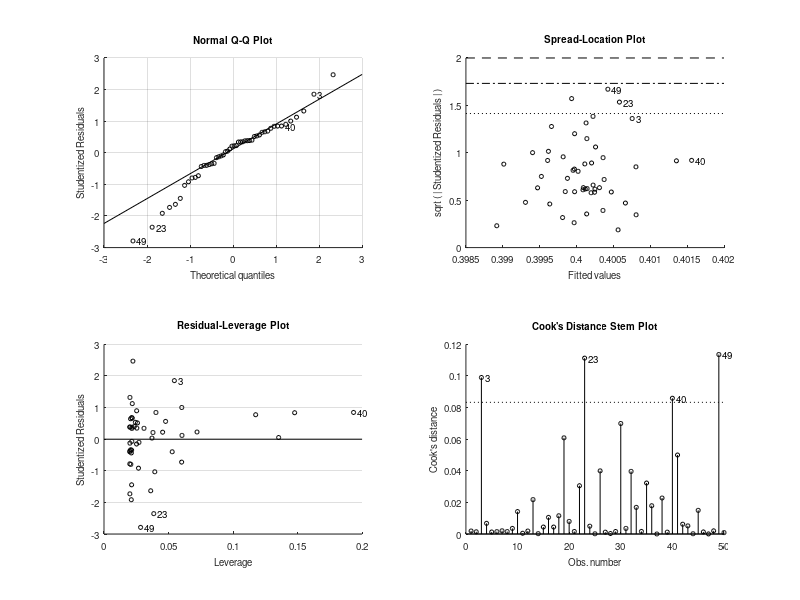

Here is the MATLAB script that generated this plot: (Note: this script raises an error after producing the figure.)
% model behavioral variance explained as a function of behavioral persistence
% and true correlation between latent variable of interest with behavior
% Matt Churgin, de Bivort lab 2019
clear all
close all

numflies=50; % number of flies
iters=100; % number of iterations
nsteps=50; % num steps for x-y axis. 40 is a good chioce

behaviorcorr=[0:1/nsteps:1];
trueLatentCorr=[0:1/nsteps:1];

% behavior is assumed to come from a normal distribution
meanBehavior=0.4; % population mean behavioral measurement
standarddevBehavior=0.1; % population behavioral standard deviation 

varianceExplained=zeros(iters,length(behaviorcorr),length(trueLatentCorr));
corrc=zeros(iters,length(behaviorcorr),length(trueLatentCorr));

for i=1:iters
    flyData{i}=zeros(numflies,3,length(behaviorcorr),length(trueLatentCorr));
    for k=1:length(behaviorcorr)
        for kk=1:length(trueLatentCorr)
            
            firstrandomnumber=standarddevBehavior*randn(numflies,1);
            secondrandomnumber=standarddevBehavior*randn(numflies,1);
            thirdrandomnumber=standarddevBehavior*randn(numflies,1);
            
            % generate each fly's behavior measurement
            measuredbehavior=meanBehavior+firstrandomnumber*standarddevBehavior;
            
            % generate expected fly behavior at time of latent predictor measurement (dependent on
            % behavioral persistence correlation value, behaviorcorr(k))
            expectedBehavior=meanBehavior+behaviorcorr(k)*firstrandomnumber+sqrt(1-behaviorcorr(k)^2)*secondrandomnumber;
            
            % generate ideal behavior predicted from imaging (dependent on
            % true correlation between latent predictor and behavior, trueLatentCorr(kk))
            behaviorPredictionIdeal=meanBehavior+(expectedBehavior-meanBehavior)*trueLatentCorr(kk)+thirdrandomnumber*(sqrt(1-trueLatentCorr(kk)^2));
            
            flyData{i}(:,:,k,kk)=[measuredbehavior expectedBehavior behaviorPredictionIdeal];
            
            % predict measuredbehavior from behaviorPredictionIdeal
            linmodel=fitlm(flyData{i}(:,3,k,kk),flyData{i}(:,1,k,kk));
            
            % save R^2
            varianceExplained(i,k,kk)=linmodel.Rsquared.Ordinary;
            
            % save corr coefficient
            [r p]=corrcoef(flyData{i}(:,3,k,kk),flyData{i}(:,1,k,kk));
            corrc(i,k,kk)=r(1,2);
        end
    end
    disp(['iteration ' num2str(i) ' of ' num2str(iters)])
end
finalVarianceExplained=squeeze(mean(varianceExplained,1));
finalCorrc=squeeze(mean(corrc,1));
disp('done :)')

save neuralactivitybehavior_model
%%
clear all 
close all
load neuralactivitybehavior_model

figure
imagesc(finalVarianceExplained)
hold on
[C,h] = contour(finalVarianceExplained,[0.1 0.2 0.3 0.4 0.5]);
clabel(C,h,'FontSize',15)
h.LineWidth = 3;
h.LineColor='k';
h.LineStyle=':';
ylabel('behavioral persistence r')
xlabel('neural activity-behavior r')
hcb=colorbar;
title(hcb,'R^2')
set(gca,'XTick',[1:round(size(finalVarianceExplained,2)/10):size(finalVarianceExplained,2)])
set(gca,'YTick',[1:round(size(finalVarianceExplained,1)/10):size(finalVarianceExplained,1)])
set(gca,'XTickLabel',[trueLatentCorr(1:round(length(trueLatentCorr)/10):end)])
set(gca,'YTickLabel',[behaviorcorr(1:round(length(behaviorcorr)/10):end)])
set(gca,'FontSize',15)


figure
imagesc(finalCorrc)
hold on
[C,h] = contour(finalCorrc,[0.1 0.2 0.3 0.4 0.5]);
clabel(C,h,'FontSize',15)
h.LineWidth = 3;
h.LineColor='k';
h.LineStyle=':';
ylabel('behavioral persistence r')
xlabel('neural activity-behavior r')
hcb=colorbar;
title(hcb,'R^2')
set(gca,'XTick',[1:round(size(finalVarianceExplained,2)/10):size(finalVarianceExplained,2)])
set(gca,'YTick',[1:round(size(finalVarianceExplained,1)/10):size(finalVarianceExplained,1)])
set(gca,'XTickLabel',[trueLatentCorr(1:round(length(trueLatentCorr)/10):end)])
set(gca,'YTickLabel',[behaviorcorr(1:round(length(behaviorcorr)/10):end)])
set(gca,'FontSize',15)

%% plot latent variable - behavior correlation as heat map
% y variable is persistence, x variable is measured r-squared
rsquaredbins=20;
latentVariableCorr=NaN*zeros(length(behaviorcorr),rsquaredbins);
for i=1:length(behaviorcorr)
    for j=1:rsquaredbins
        temp=find(finalVarianceExplained(i,:)<(j/rsquaredbins));
        temp2=find(finalVarianceExplained(i,:)>((j-1)/rsquaredbins));
        temp3=intersect(temp,temp2);
        if ~isempty(trueLatentCorr(temp3))
            latentVariableCorr(i,j)=min(trueLatentCorr(temp3));
        end
    end
end


figure
imagesc(latentVariableCorr)
hold on
[C,h] = contour(latentVariableCorr,[0.5 0.75 0.9]);
clabel(C,h,'FontSize',15)
h.LineWidth = 3;
h.LineColor='k';
h.LineStyle=':';
set(gca,'XTick',[1:round(size(latentVariableCorr,2)/10):size(latentVariableCorr,2)])
set(gca,'YTick',[1:round(size(finalVarianceExplained,1)/10):size(finalVarianceExplained,1)])
set(gca,'XTickLabel',[0:round(size(latentVariableCorr,2)/10):(size(latentVariableCorr,2)-1)]/rsquaredbins)
set(gca,'YTickLabel',[behaviorcorr(1:round(length(behaviorcorr)/10):end)])
ylabel('behavioral persistence r')
xlabel('model R^2')
hcb=colorbar;
title(hcb,'neural activity-behavior r')
set(gca,'FontSize',15)


%% plot latent variable - behavior correlation as heat map
% y variable is persistence, x variable is measured r-squared
rsquaredbins=20;
latentVariableCorr=NaN*zeros(length(behaviorcorr),rsquaredbins);
for i=1:length(behaviorcorr)
    for j=1:rsquaredbins
        temp=find(finalCorrc(i,:)<(j/rsquaredbins));
        temp2=find(finalCorrc(i,:)>((j-1)/rsquaredbins));
        temp3=intersect(temp,temp2);
        if ~isempty(trueLatentCorr(temp3))
            latentVariableCorr(i,j)=min(trueLatentCorr(temp3));
        end
    end
end


figure
imagesc(latentVariableCorr)
hold on
[C,h] = contour(latentVariableCorr,[0.5 0.75 0.9]);
clabel(C,h,'FontSize',15)
h.LineWidth = 3;
h.LineColor='k';
h.LineStyle=':';
set(gca,'XTick',[1:round(size(latentVariableCorr,2)/10):size(latentVariableCorr,2)])
set(gca,'YTick',[1:round(size(finalVarianceExplained,1)/10):size(finalVarianceExplained,1)])
set(gca,'XTickLabel',[0:round(size(latentVariableCorr,2)/10):(size(latentVariableCorr,2)-1)]/rsquaredbins)
set(gca,'YTickLabel',[behaviorcorr(1:round(length(behaviorcorr)/10):end)])
ylabel('behavioral persistence r')
xlabel('neural activity to behavior r (measured)')
hcb=colorbar;
title(hcb,'neural activity-behavior r')
set(gca,'FontSize',15)

%%
%% plot latent variable - behavior correlation as heat map
% y variable is persistence, x variable is measured r-squared
rsquaredbins=20;
latentVariableCorr=NaN*zeros(length(behaviorcorr),rsquaredbins);
for i=1:length(behaviorcorr)
    for j=1:rsquaredbins
        temp=find(finalCorrc(i,:)<(j/rsquaredbins));
        temp2=find(finalCorrc(i,:)>((j-1)/rsquaredbins));
        temp3=intersect(temp,temp2);
        if ~isempty(trueLatentCorr(temp3))
            latentVariableCorr(i,j)=min(trueLatentCorr(temp3));
        end
    end
end

lvc=[0:round(size(latentVariableCorr,2)/20):(size(latentVariableCorr,2)-1)]/rsquaredbins;

figure
imagesc(lvc,behaviorcorr,latentVariableCorr.^2)
hold on
[C,h] = contour(latentVariableCorr.^2,[0.5 0.75 0.9]);
clabel(C,h,'FontSize',15)
h.LineWidth = 3;
h.LineColor='k';
h.LineStyle=':';
%set(gca,'XTick',[1:round(size(latentVariableCorr,2)/10):size(latentVariableCorr,2)])
%set(gca,'YTick',[1:round(size(finalVarianceExplained,1)/10):size(finalVarianceExplained,1)])
%set(gca,'XTickLabel',[0:round(size(latentVariableCorr,2)/10):(size(latentVariableCorr,2)-1)]/rsquaredbins)
%set(gca,'YTickLabel',[behaviorcorr(1:round(length(behaviorcorr)/10):end)])
ylabel('behavioral persistence r')
xlabel('neural activity to behavior r (measured)')
hcb=colorbar;
title(hcb,'neural activity-behavior r')
set(gca,'FontSize',15)